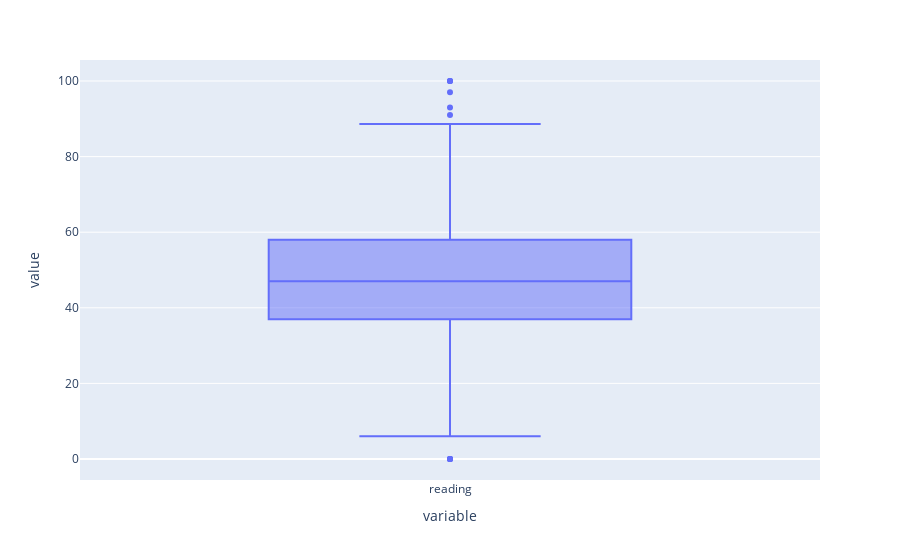

Write notebook code for a chart like this one.
### Markdown cell above
**Callouts:**

* This data is almost way too normal to be real!!
* Mean district has 50% passing.
* Outlier districts have 100% and 0%.

### Code cell
plot_data = df.groupby('district_name')['reading'].mean()
px.box(plot_data)

### Figure 1 — Plotly figure (JSON) as saved in the notebook; plotly's stock layout.template omitted (floating-point values rounded to 4 significant figures; data arrays with more than 128 entries replaced by an {"elided": "..."} marker saying what was removed)
{"data": [{"alignmentgroup": "True", "hovertemplate": "variable=%{x}<br>value=%{y}<extra></extra>", "legendgroup": "", "marker": {"color": "#636efa"}, "name": "", "notched": false, "offsetgroup": "", "orientation": "v", "showlegend": false, "type": "box", "x": {"elided": "1198 str values"}, "x0": " ", "xaxis": "x", "y": {"elided": "1198 float values"}, "y0": " ", "yaxis": "y"}], "layout": {"boxmode": "group", "legend": {"tracegroupgap": 0}, "margin": {"t": 60}, "xaxis": {"anchor": "y", "domain": [0, 1], "title": {"text": "variable"}}, "yaxis": {"anchor": "x", "domain": [0, 1], "title": {"text": "value"}}}}
